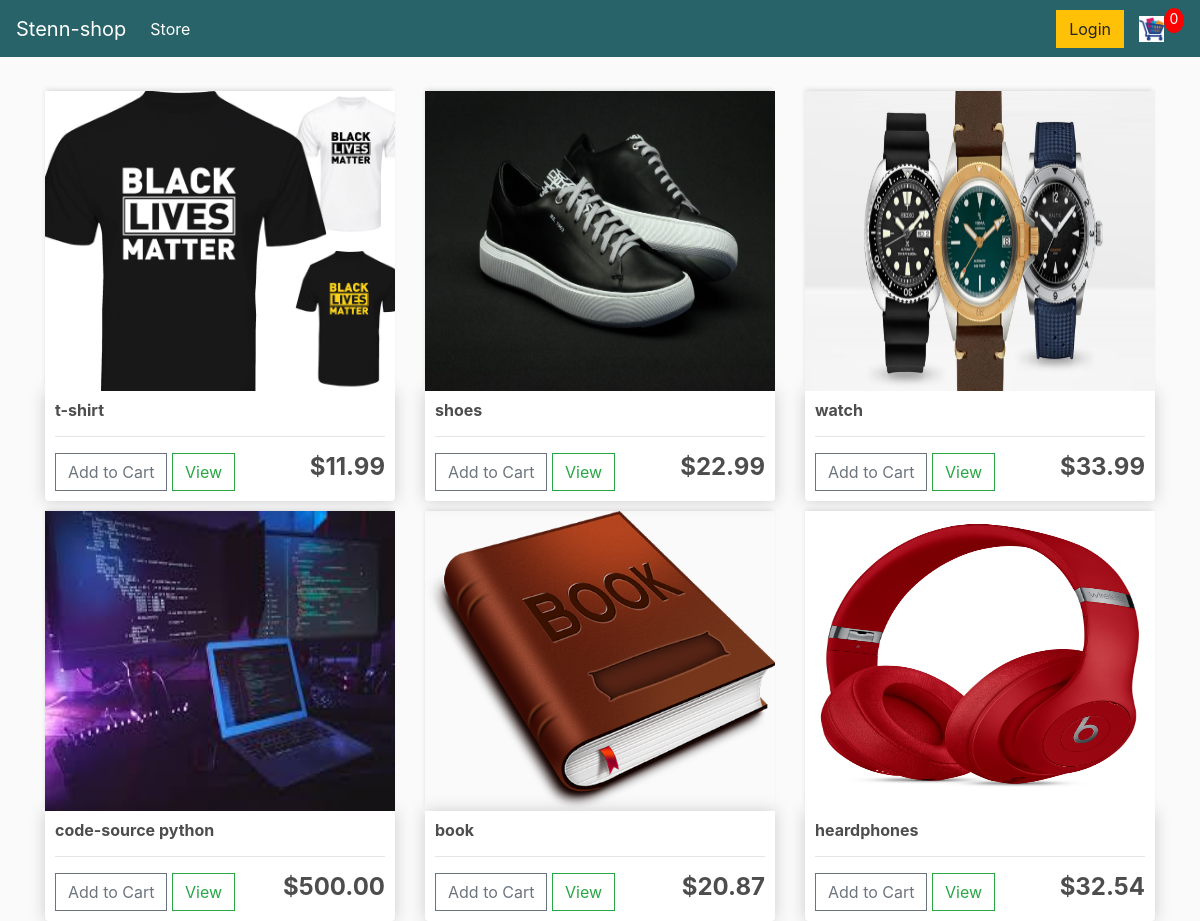
The page / on the database its author committed.
### store/models.py (models this page shows, shortened)
class Product(models.Model):
    name = models.CharField(max_length=200, null=True)
    price = models.DecimalField(max_digits=7, decimal_places=2)
    digital = models.BooleanField(default=False, null=True, blank=False)
    image = models.ImageField(null=True, blank=True)
    @property
    def imageURL(self):
        try:
            url = self.image.url
        except:
            url = ''
        return url

### store/views.py (the view)
# urls.py: path('', include('store.urls'))
def store(request):
	data = cartData(request)
	cartItems = data['cartItems']
	products = Product.objects.all()
	context = {'products':products, 'cartItems':cartItems}
	return render(request, 'store/store.html', context)

### store/utils.py (called while the page is built, shortened)
def cookieCart(request):
	try:
		cart = json.loads(request.COOKIES['cart'])
	except:
		cart = {}
		print('CART:', cart)
	items = []
	order = {'get_cart_total':0, 'get_cart_items':0, 'shipping':False}
	cartItems = order['get_cart_items']
	return {'cartItems':cartItems ,'order':order, 'items':items}

def cartData(request):
	if request.user.is_authenticated:
		customer = request.user.customer
		order, created = Order.objects.get_or_create(customer=customer, complete=False)
		items = order.orderitem_set.all()
		cartItems = order.get_cart_items
	else:
		cookieData = cookieCart(request)
		cartItems = cookieData['cartItems']
		order = cookieData['order']
		items = cookieData['items']
	return {'cartItems':cartItems ,'order':order, 'items':items}

### store/templates/store/store.html
{% extends 'store/main.html' %}
{% load static %}
{% block content %}
<div class="row">
    {% for product in products %}
    <div class="col-lg-4">
        <img class="thumbnail" src="{{product.imageURL}}">
        <div class="box-element product">
            <h6><strong>{{product.name}}</strong></h6>
            <hr>
            <button data-product="{{product.id}}" data-action="add" class="btn btn-outline-secondary add-btn update-cart">Add to Cart</button>
            <a class="btn btn-outline-success" href="#">View</a>
            <h4 style="display: inline-block;"><strong>${{product.price | floatformat:2}}</strong></h4>
        </div>
    </div>
    {% endfor %}
</div>
{% endblock content %}

### store/templates/store/main.html (shortened to what this page needs)
<!DOCTYPE html>
{% load static %}
<html>
<head>
	<link rel="stylesheet" href="https://stackpath.bootstrapcdn.com/bootstrap/4.4.1/css/bootstrap.min.css">
	<link rel="stylesheet" type="text/css" href="{% static 'css/main.css' %}">
</head>
<body>
	<nav class="navbar navbar-expand-lg navbar-dark bg-dark">
	  <a class="navbar-brand" href="{% url 'store' %}">Stenn-shop</a>
	  <div class="collapse navbar-collapse" id="navbarSupportedContent">
	    <ul class="navbar-nav mr-auto">
	      <li class="nav-item active">
	        <a class="nav-link" href="{% url 'store' %}">Store <span class="sr-only">(current)</span></a>
	      </li>
	    </ul>
	    <div class="form-inline my-2 my-lg-0">
	     	<a href="#"class="btn btn-warning">Login</a>
	     	<a href="{% url 'cart' %}">
	    		<img  id="cart-icon" src="{% static 'images/cart.png' %}">
	    	</a>
	    	<p id="cart-total">{{cartItems}}</p>
	    </div>
	  </div>
	</nav>
     <div class="container">
            <br>
            {% block content %}
            {% endblock content %}
         </div>
</body>
</html>

### static/css/main.css (style rules this page uses)
body { background-color: hsl(0, 0%, 98%); }
h1,h2,h3,h4,h5,h6 { color:hsl(0, 0%, 30%); }
h4 { float:right; }
.box-element { box-shadow:hsl(0, 0%, 80%) 0 0 16px; background-color: #fff; border-radius: 4px; padding: 10px; }
.thumbnail { width: 100%; height: 300px; -webkit-box-shadow: -1px -3px 5px -2px rgba(214,214,214,1); -moz-box-shadow: -1px -3px 5px -2px rgba(214,214,214,1); box-shadow: -1px -3px 5px -2px rgba(214,214,214,1); }
.product { border-radius: 0 0 4px 4px; }
.bg-dark { background-color: #286369!important; }
#cart-icon { width:25px; display: inline-block; margin-left: 15px; }
#cart-total { display: block; text-align: center; color:#fff; background-color: red; width: 20px; height: 25px; border-radius: 50%; font-size: 14px; }
.col-lg-4, .col-lg-6, .col-lg-8, .col-lg-12 { margin-top: 10px; }
.btn { border-radius: 0; }

### rows shown on the page
Product: imageURL (picture), name "t-shirt", price "11.99"
Product: imageURL (picture), name "shoes", price "22.99"
Product: imageURL (picture), name "watch", price "33.99"
Product: imageURL (picture), name "code-source python", price "500.00"
Product: imageURL (picture), name "book", price "20.87"
Product: imageURL (picture), name "heardphones", price "32.54"

### other values the page prints
{{ cartItems }} "0"
